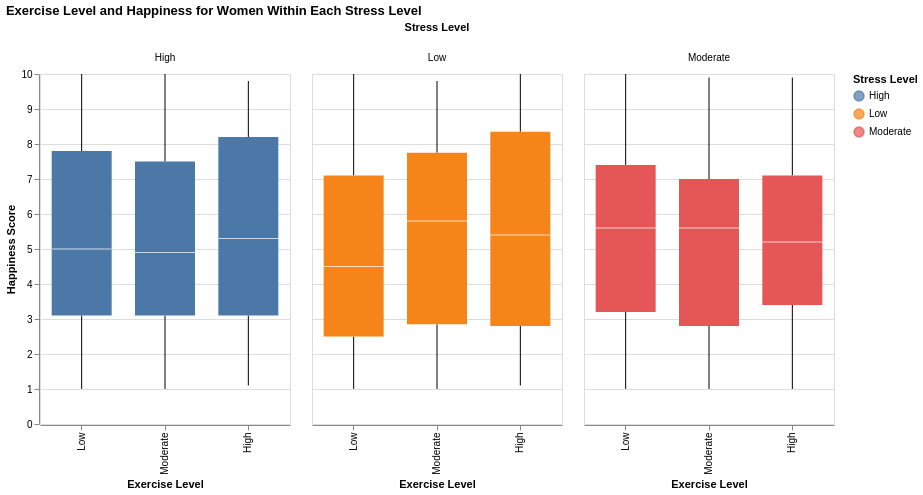

Notebook cell for this chart:
### Code cell
chart2 = alt.Chart(women_data).mark_boxplot(size=60).encode(

    x=alt.X("Exercise Level:N", sort=["Low","Moderate","High"], title="Exercise Level"),

    y=alt.Y("Happiness Score:Q", title="Happiness Score"),

    column=alt.Column("Stress Level:N", title="Stress Level"),

    color=alt.Color("Stress Level:N", title="Stress Level"),

    tooltip=["Exercise Level","Happiness Score","Stress Level"]

).properties(
    title="Exercise Level and Happiness for Women Within Each Stress Level",
    width=250,
    height=350
)
chart2

### Figure 1 — Vega-Lite specification as saved in the notebook (floating-point values rounded to 4 significant figures; data arrays with more than 128 entries replaced by an {"elided": "..."} marker saying what was removed)
{"config": {"view": {"continuousWidth": 300, "continuousHeight": 300}}, "data": {"name": "data-d3d857a2d0400f456afaabb2ec62ffea"}, "mark": {"type": "boxplot", "size": 60}, "encoding": {"color": {"field": "Stress Level", "title": "Stress Level", "type": "nominal"}, "column": {"field": "Stress Level", "title": "Stress Level", "type": "nominal"}, "tooltip": [{"field": "Exercise Level", "type": "nominal"}, {"field": "Happiness Score", "type": "quantitative"}, {"field": "Stress Level", "type": "nominal"}], "x": {"field": "Exercise Level", "sort": ["Low", "Moderate", "High"], "title": "Exercise Level", "type": "nominal"}, "y": {"field": "Happiness Score", "title": "Happiness Score", "type": "quantitative"}}, "height": 350, "title": "Exercise Level and Happiness for Women Within Each Stress Level", "width": 250, "$schema": "https://vega.github.io/schema/vega-lite/v5.8.0.json", "datasets": {"data-d3d857a2d0400f456afaabb2ec62ffea": {"elided": "1024 records"}}}
